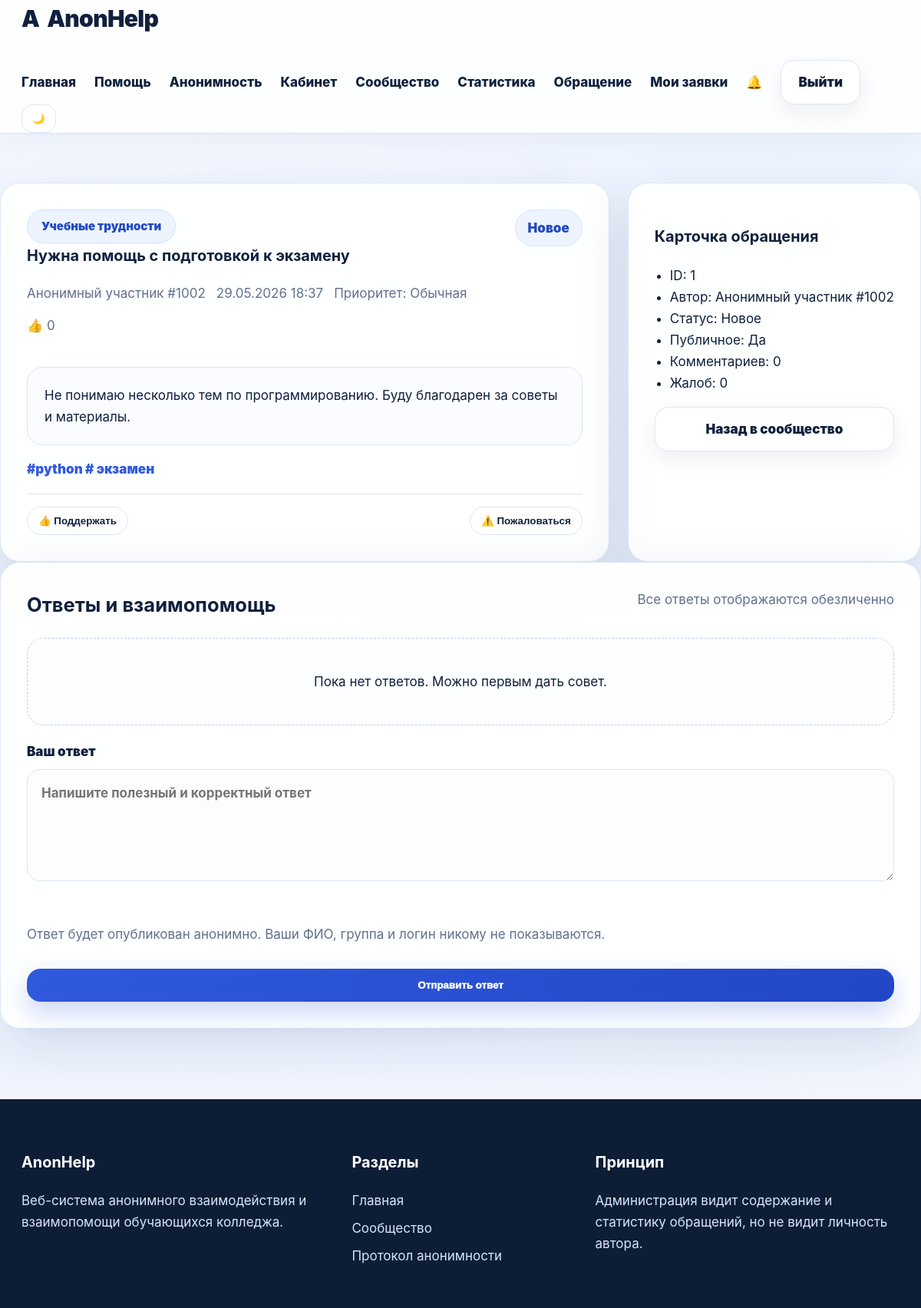
The app's page /appeal/1 (signed in) with its own data.
### app.py (models this page shows)
class Appeal(db.Model):
    id = db.Column(db.Integer, primary_key=True)
    title = db.Column(db.String(180), nullable=False)
    category = db.Column(db.String(80), nullable=False)
    message = db.Column(db.Text, nullable=False)
    tags = db.Column(db.String(180), nullable=True)
    is_anonymous = db.Column(db.Boolean, default=True)
    is_public = db.Column(db.Boolean, default=True)
    status = db.Column(db.String(30), default='Новое')
    priority = db.Column(db.String(30), default='Обычная')
    admin_comment = db.Column(db.Text, nullable=True)
    support_count = db.Column(db.Integer, default=0)
    reports_count = db.Column(db.Integer, default=0)
    created_at = db.Column(db.DateTime, default=datetime.utcnow)
    updated_at = db.Column(db.DateTime, default=datetime.utcnow, onupdate=datetime.utcnow)
    user_id = db.Column(db.Integer, db.ForeignKey('user.id'), nullable=True)
    comments = db.relationship('Comment', backref='appeal', lazy=True, cascade='all, delete-orphan')

### app.py (the view)
@app.route('/appeal/<int:appeal_id>')
@login_required
def appeal_detail(appeal_id):
    appeal=Appeal.query.get_or_404(appeal_id)
    if session.get('role')!='admin' and appeal.user_id != session.get('user_id') and not appeal.is_public:
        flash('У вас нет доступа к этому обращению.', 'error'); return redirect(url_for('dashboard'))
    return render_template('appeal_detail.html', appeal=appeal)

### app.py (called while the page is built)
def anonymous_label(user_id=None, role='student'):
    if role == 'admin':
        return 'Модератор AnonHelp'
    if not user_id:
        return 'Анонимный студент'
    return f'Анонимный участник #{1000 + int(user_id)}'

def current_user():
    uid = session.get('user_id')
    return User.query.get(uid) if uid else None

@app.context_processor
def inject_globals():
    user = current_user()
    unread = Notification.query.filter_by(user_id=user.id, is_read=False).count() if user else 0
    return {'current_user': user, 'categories': CATEGORIES, 'statuses': STATUSES, 'priorities': PRIORITIES, 'unread_count': unread, 'anonymous_label': anonymous_label}

def login_required(fn):
    @wraps(fn)
    def wrapper(*args, **kwargs):
        if 'user_id' not in session:
            flash('Сначала войдите в систему.', 'error')
            return redirect(url_for('login'))
        return fn(*args, **kwargs)
    return wrapper

### templates/appeal_detail.html
{% extends 'base.html' %}{% block title %}Обращение #{{ appeal.id }} — AnonHelp{% endblock %}{% block content %}
<section class="detail-grid"><article class="detail-card reveal"><div class="section-head"><div><span class="badge">{{ appeal.category }}</span><h1>{{ appeal.title }}</h1><div class="meta-row"><span>{{ anonymous_label(appeal.user_id) }}</span><span>{{ appeal.created_at.strftime('%d.%m.%Y %H:%M') }}</span><span>Приоритет: {{ appeal.priority }}</span><span>👍 {{ appeal.support_count }}</span></div></div><span class="status-chip">{{ appeal.status }}</span></div><div class="message-box">{{ appeal.message }}</div>{% if appeal.attachments %}<div class="attachment-box"><h3>Прикрепленные файлы</h3>{% for file in appeal.attachments %}<a class="mini-btn" href="{{ url_for('uploaded_file', filename=file.filename) }}" target="_blank">📎 {{ file.original_name }}</a>{% endfor %}</div>{% endif %}{% if appeal.tags %}<p class="tags">#{{ appeal.tags.replace(',', ' #') }}</p>{% endif %}{% if appeal.admin_comment %}<h3>Ответ администрации</h3><div class="message-box soft">{{ appeal.admin_comment }}</div>{% endif %}<div class="card-footer"><form method="post" action="{{ url_for('support_appeal', appeal_id=appeal.id) }}"><button class="mini-btn">👍 Поддержать</button></form><form method="post" action="{{ url_for('report_appeal', appeal_id=appeal.id) }}" class="inline-actions"><input type="hidden" name="reason" value="Проверить содержание"><button class="mini-btn">⚠️ Пожаловаться</button></form></div></article><aside class="detail-card reveal"><h3>Карточка обращения</h3><ul class="detail-list"><li>ID: {{ appeal.id }}</li><li>Автор: {{ anonymous_label(appeal.user_id) }}</li><li>Статус: {{ appeal.status }}</li><li>Публичное: {{ 'Да' if appeal.is_public else 'Нет' }}</li><li>Комментариев: {{ appeal.comments|length }}</li><li>Жалоб: {{ appeal.reports_count }}</li></ul><a class="btn btn-secondary full" href="{{ url_for('feed') }}">Назад в сообщество</a></aside></section>
<section class="table-card reveal"><div class="section-head"><h2>Ответы и взаимопомощь</h2><span class="muted">Все ответы отображаются обезличенно</span></div><div class="comment-list">{% for c in appeal.comments %}<div class="comment {% if c.is_best %}best{% endif %}"><b>{% if c.is_best %}⭐ Лучший ответ • {% endif %}{{ anonymous_label(c.user_id, c.author.role if c.author else 'student') }}</b><span>{{ c.created_at.strftime('%d.%m.%Y %H:%M') }}</span><p>{{ c.text }}</p><div class="inline-actions"><form method="post" action="{{ url_for('helpful_comment', comment_id=c.id) }}"><button class="mini-btn">👍 Полезно {{ c.helpful_count }}</button></form>{% if current_user.role=='admin' or appeal.user_id==current_user.id %}<form method="post" action="{{ url_for('mark_best', comment_id=c.id) }}"><button class="mini-btn">⭐ Лучший</button></form>{% endif %}</div></div>{% else %}<div class="empty-state">Пока нет ответов. Можно первым дать совет.</div>{% endfor %}</div><form class="comment-form" method="post" action="{{ url_for('add_comment', appeal_id=appeal.id) }}"><label>Ваш ответ<textarea name="text" rows="4" placeholder="Напишите полезный и корректный ответ" required></textarea></label><p class="small-note">Ответ будет опубликован анонимно. Ваши ФИО, группа и логин никому не показываются.</p><button class="btn btn-primary" type="submit">Отправить ответ</button></form></section>
{% endblock %}

### static/css/style.css (style rules this page uses)
:root { --bg: #f4f8ff; --card: #fff; --text: #10203d; --muted: #61708f; --primary: #3159dd; --primary2: #6f8dff; --line: #dbe6f7; --dark: #0d1d36; --success: #18a66a; --danger: #dc4141; --shadow: 0 24px 70px rgba(24, 50, 93, .13); --radius: 26px }
* { box-sizing: border-box }
html { scroll-behavior: smooth }
body { margin: 0; font-family: Inter, Segoe UI, Arial, sans-serif; background: radial-gradient(circle at top left, var(--bg), #eef4ff 50%, var(--bg)); color: var(--text); font-size: 17px; line-height: 1.65 }
a { text-decoration: none; color: inherit }
.nav-btn, .btn { border: 0; border-radius: 18px; padding: 14px 22px; font-weight: 950; display: inline-flex; align-items: center; justify-content: center; cursor: pointer; gap: 8px }
.nav-btn, .btn-primary { background: linear-gradient(135deg, var(--primary), #2147c7); color: #fff !important; box-shadow: 0 14px 34px rgba(49, 89, 221, .26) }
.nav-btn.ghost, .btn-secondary { background: var(--card); color: var(--text) !important; border: 1px solid var(--line); box-shadow: 0 10px 30px rgba(16, 32, 61, .07) }
.full { width: 100% }
.badge { display: inline-flex; background: #edf4ff; color: #214bc2; border: 1px solid #cfe0ff; border-radius: 999px; padding: 9px 18px; font-weight: 950; font-size: 15px }
.hero-panel, .stat-card, .info-card, .table-card, .welcome-card, .auth-card, .form-card, .side-help, .detail-card, .appeal-card, .admin-card { background: rgba(255, 255, 255, .93); border: 1px solid var(--line); border-radius: var(--radius); box-shadow: var(--shadow) }
.info-card, .table-card, .welcome-card, .auth-card, .form-card, .detail-card, .admin-card, .side-help { padding: 34px }
.muted, .info-card p { color: var(--muted) }
.section-head { display: flex; align-items: flex-start; justify-content: space-between; gap: 20px; margin-bottom: 22px }
.section-head h1, .section-head h2, .section-head h3 { margin: 0 }
.simple-list, .appeal-grid, .comment-list { display: grid; gap: 14px }
.status-chip { display: inline-flex; white-space: nowrap; border-radius: 999px; padding: 9px 16px; background: #edf4ff; border: 1px solid #d7e4ff; color: #2448b8; font-weight: 900 }
label { font-weight: 900; display: block; margin-bottom: 16px }
input, select, textarea { width: 100%; border: 1px solid var(--line); border-radius: 17px; background: rgba(251, 253, 255, .84); padding: 16px 18px; font: inherit; font-weight: 750; color: var(--text); outline: none; margin-top: 8px }
.small-note { color: var(--muted) }
.card-footer { display: flex; align-items: center; justify-content: space-between; gap: 14px; flex-wrap: wrap; margin-top: 18px; border-top: 1px solid var(--line); padding-top: 16px; color: var(--muted) }
.inline-actions { display: flex; gap: 8px; align-items: center; flex-wrap: wrap }
.mini-btn { border: 1px solid var(--line); background: var(--card); color: var(--text); border-radius: 999px; padding: 10px 14px; font-weight: 900; cursor: pointer; display: inline-flex }
.detail-grid { display: grid; grid-template-columns: 1.35fr .65fr; gap: 24px }
.message-box { padding: 22px; border-radius: 20px; background: rgba(248, 251, 255, .7); border: 1px solid var(--line); white-space: pre-wrap }
.meta-row { display: flex; gap: 14px; flex-wrap: wrap; margin: 18px 0; color: var(--muted) }
.detail-list { padding-left: 20px }
.comment-form { display: grid; gap: 14px; margin-top: 20px }
.empty-state { text-align: center; padding: 42px; border: 1px dashed #bfd0ee; border-radius: 22px; background: rgba(251, 253, 255, .6) }
.tags { color: var(--primary) !important; font-weight: 900 }
.reveal { animation: rise .55s ease both }
.btn, .nav-btn, .mini-btn { transition: .22s }

### records on screen
Appeal: category "Учебные трудности", title "Нужна помощь с подготовкой к экзамену", user "Анонимный участник #1002", created_at "29.05.2026 18:37", priority "Обычная", support_count "0", status "Новое", message "Не понимаю несколько тем по программированию. Буду благодарен за советы и материалы.", tags.replace "python # экзамен", id "1", is_public "Да", reports_count "0"

### other values on screen
{{ appeal.comments|length }} "0"
